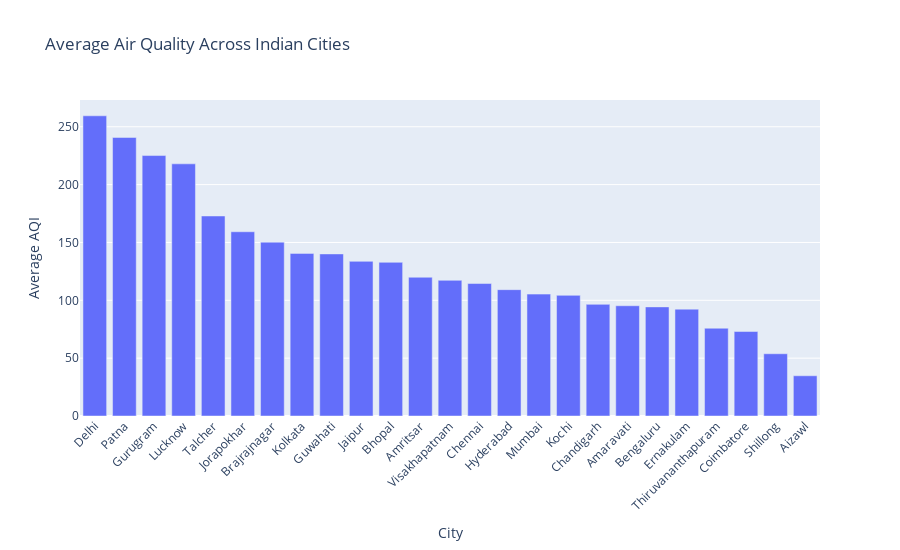

Notebook code cell kept with this figure:
### Code cell
fig = px.bar(
    city_avg_no_ahm,
    x="City",
    y="AQI",
    title="Average Air Quality Across Indian Cities ",
    labels={"AQI": "Average AQI"},
)

fig.update_layout(
    xaxis_tickangle=-45,
    height=550
)

fig.show()
fig.write_html(
    "../plots/major_city.html",
    include_plotlyjs="cdn",
    full_html=False
)

### Figure 1 — Plotly figure (JSON) as saved in the notebook; plotly's stock layout.template omitted (floating-point values rounded to 4 significant figures)
{"data": [{"hovertemplate": "City=%{x}<br>Average AQI=%{y}<extra></extra>", "legendgroup": "", "marker": {"color": "#636efa", "pattern": {"shape": ""}}, "name": "", "orientation": "v", "showlegend": false, "textposition": "auto", "type": "bar", "x": ["Delhi", "Patna", "Gurugram", "Lucknow", "Talcher", "Jorapokhar", "Brajrajnagar", "Kolkata", "Guwahati", "Jaipur", "Bhopal", "Amritsar", "Visakhapatnam", "Chennai", "Hyderabad", "Mumbai", "Kochi", "Chandigarh", "Amaravati", "Bengaluru", "Ernakulam", "Thiruvananthapuram", "Coimbatore", "Shillong", "Aizawl"], "xaxis": "x", "y": [259.5, 240.8, 225.1, 218.0, 172.9, 159.3, 150.3, 140.6, 140.1, 133.7, 132.8, 119.9, 117.3, 114.5, 109.2, 105.4, 104.3, 96.5, 95.3, 94.32, 92.36, 75.88, 73.02, 53.8, 34.77], "yaxis": "y"}], "layout": {"barmode": "relative", "height": 550, "legend": {"tracegroupgap": 0}, "title": {"text": "Average Air Quality Across Indian Cities "}, "xaxis": {"anchor": "y", "domain": [0, 1], "tickangle": -45, "title": {"text": "City"}}, "yaxis": {"anchor": "x", "domain": [0, 1], "title": {"text": "Average AQI"}}}}
